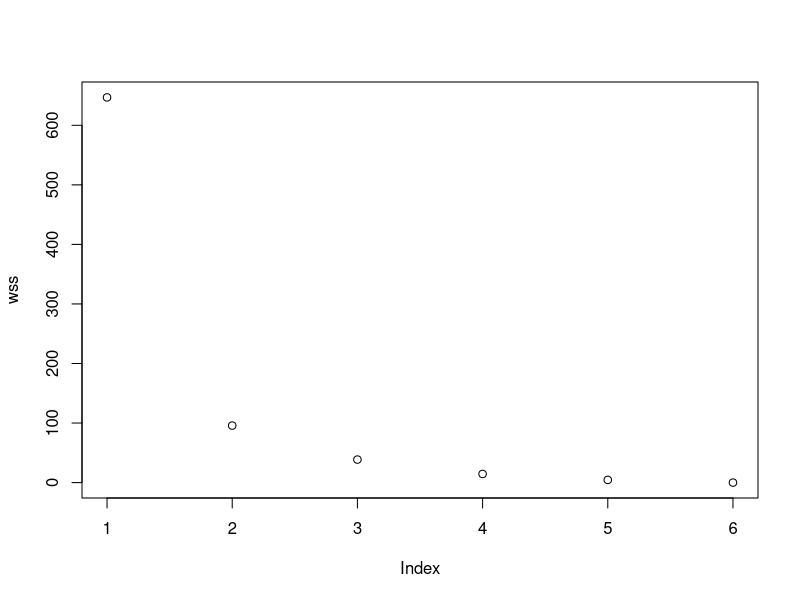
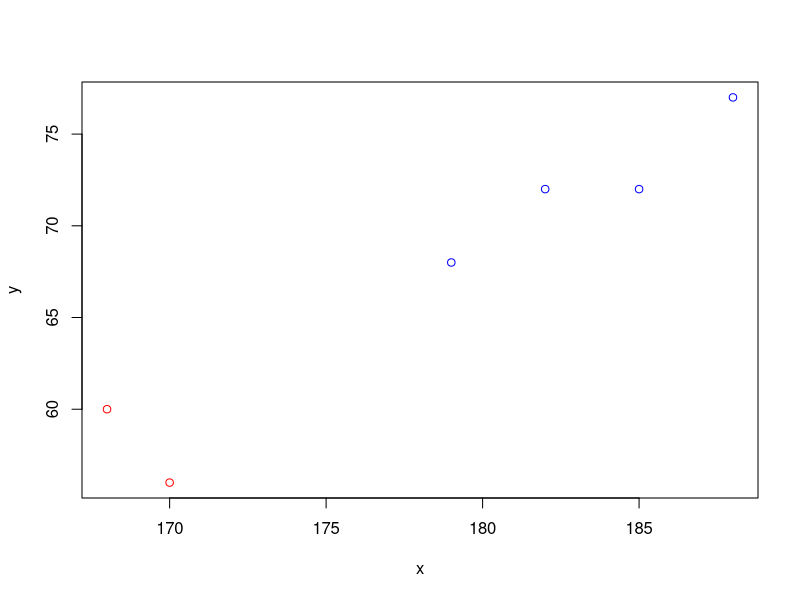

These figures' R source, in order:
library(cluster)
library(ggplot2)
#library(plyr)

#library(lattice)
#library(graphics)
x<-c(185,170,168,179,182,188)
y<-c(72,56,60,68,72,77)
clsample<-data.frame(x,y)
clsample
class(clsample)
dim(clsample)
clsample1<-data.matrix(clsample)
trial <- data.matrix(clsample)
trial
clsample1
cldata<-clsample1
cldata
class(cldata)
#Elbow Curve
wss<-vector(mode="numeric",length=6)
wss
#wss<-(nrow(clsample1)-1)*sum(apply(clsample1,2,var))
#wss
for(i in 1:5) {
 wss[i]=sum(kmeans(trial,centers=i,nstart=25)$withinss)
}
plot(wss)
opt_center = 2

km=kmeans(trial,opt_center,nstart=10)
km
km$cluster
km$centers
km$withinss
km$betweenss
km$totss

cldata[,1]
cldata[,2]
min(cldata[,1])

#Visualizing clusters

plot(cldata[km$cluster ==1,],
     col="red",
     xlim=c(min(cldata[,1]),max(cldata[,1])),
     ylim=c(min(cldata[,2]),max(cldata[,2]))     )

points(cldata[km$cluster == 2,],col="blue")
